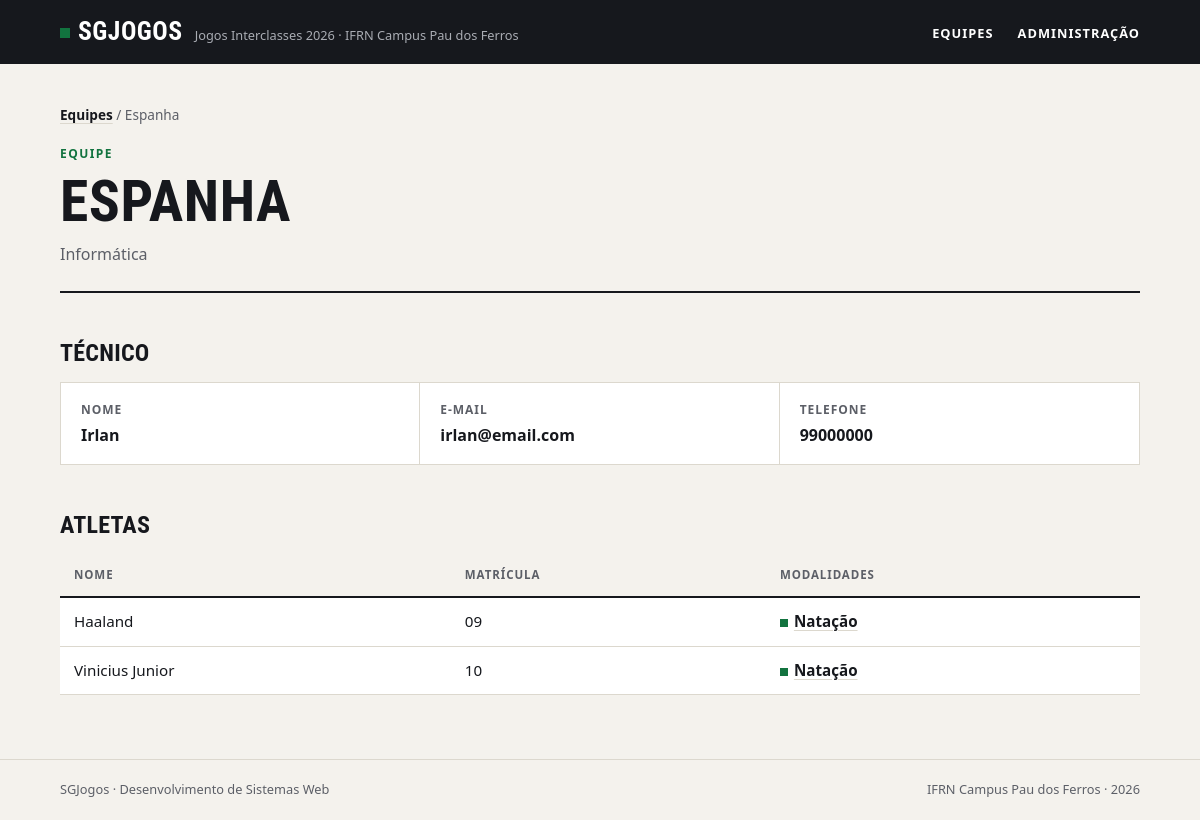
The page /equipes/4/ on the database its author committed.
### jogos/models.py (models this page shows, shortened)
class Equipe(models.Model):
    nome = models.CharField(max_length=50, unique=True)
    curso = models.CharField(max_length=50, unique=True)
    cor = models.CharField(max_length=7)
    criada_em = models.DateTimeField(auto_now_add=True)
    def __str__(self):
        return self.nome
    class Meta:
        ordering = ["nome"]
        verbose_name = "equipe"
        verbose_name_plural = "equipes"

class Tecnico(models.Model):
    nome = models.CharField(max_length=50)
    email = models.EmailField(max_length=254)
    telefone = models.CharField(max_length=50)
    equipe = models.OneToOneField("Equipe", related_name="tecnico", null=True, blank=True, on_delete=models.CASCADE)
    def __str__(self):
        return self.nome
    class Meta:
        ordering = ["nome"]
        verbose_name = "técnico"
        verbose_name_plural = "técnicos"

class Atleta(models.Model):
    nome = models.CharField(max_length=50)
    matricula = models.CharField(max_length=50, unique=True)
    data_nascimento = models.DateField()
    equipe = models.ForeignKey("Equipe", related_name="atletas", null=True, blank=True, on_delete=models.PROTECT)
    modalidades = models.ManyToManyField("Modalidade", related_name="atletas", blank=True)
    class Meta:
        ordering = ["nome"]
        verbose_name = "atleta"
        verbose_name_plural = "atletas"

class Modalidade(models.Model):
    TIPOS = {
        "individual": "Individual",
        "coletiva": "Coletiva"
    }
    nome = models.CharField(max_length=50, unique=True)
    tipo = models.CharField(blank=False, choices=TIPOS)
    max_atletas = models.PositiveIntegerField()
    def __str__(self):
        return self.nome
    class Meta:
        ordering = ["nome"]
        verbose_name = "modalidade"
        verbose_name_plural = "modalidades"

### jogos/views.py (the view)
# urls.py: path('equipes/<int:id>/', views.equipe, name="equipe"),
def equipe(request, id):
    context = {
        "equipe": get_object_or_404(Equipe, pk=id)
    }
    return render(request, "equipe.html", context)

### jogos/templates/equipe.html (shortened to what this page needs)
{% load static %}
<!DOCTYPE html>
<html lang="pt-br">
<head>
    <link rel="stylesheet" href="{% static 'jogos/style.css' %}">
</head>
<body>
    <header class="cabecalho">
        <div class="conteudo">
            <a class="marca" href="{% url 'index' %}">
                <strong>SGJogos</strong>
                <span>Jogos Interclasses 2026 · IFRN Campus Pau dos Ferros</span>
            </a>
            <nav class="menu">
                <ul>
                    <li><a href="{% url 'index' %}">Equipes</a></li>
                    <li><a href="/admin">Administração</a></li>
                </ul>
            </nav>
        </div>
    </header>
    <main class="conteudo">
        <nav class="trilha"><a href="{% url 'index' %}">Equipes</a> / {{equipe}}</nav>
        <header class="topo">
            <span class="sobretitulo">Equipe</span>
            <h1>{{equipe}}</h1>
            <p class="descricao">{{equipe.curso}}</p>
        </header>
        <h2>Técnico</h2>
        {% if equipe.tecnico %}
        <dl class="numeros ficha">
            <div>
                <dt>Nome</dt>
                <dd>{{equipe.tecnico}}</dd>
            </div>
            <div>
                <dt>E-mail</dt>
                <dd>{{equipe.tecnico.email}}</dd>
            </div>
            <div>
                <dt>Telefone</dt>
                <dd>{{equipe.tecnico.telefone}}</dd>
            </div>
        </dl>
        {% else %}
        <p class="aviso">Esta equipe ainda não tem técnico cadastrado.</p>
        {% endif %}
        <h2>Atletas</h2>
        <div class="tabela">
            <table>
                <thead>
                    <tr>
                        <th>Nome</th>
                        <th>Matrícula</th>
                        <th>Modalidades</th>
                    </tr>
                </thead>
                <tbody>
                    {% for atleta in equipe.atletas.all %}
                    <tr>
                        <td>{{atleta.nome}}</td>
                        <td>{{atleta.matricula}}</td>
                        <td>
                            <ul class="modalidades">
                                {% for modalidade in atleta.modalidades.all %}
                                    {% if modalidade.tipo == "individual" %}
                                        <li><a class="individual" href="{% url 'modalidade' modalidade.id %}">{{ modalidade }}</a></li>
                                    {% else %}
                                        <li><a href="{% url 'modalidade' modalidade.id %}">{{ modalidade }}</a></li>
                                    {% endif %}
                                {% endfor %}
                            </ul>
                        </td>
                    </tr>
                    {% empty %}
                    <tr><td class="vazio" colspan="3">Nenhum atleta inscrito.</td></tr>
                    {% endfor %}
                </tbody>
            </table>
        </div>
    </main>
    <footer class="rodape">
        <div class="conteudo">
            <p>SGJogos · Desenvolvimento de Sistemas Web</p>
            <p>IFRN Campus Pau dos Ferros · 2026</p>
        </div>
    </footer>
</body>
</html>

### jogos/static/jogos/style.css (style rules this page uses)
:root { --papel: #f4f2ed; --branco: #ffffff; --tinta: #16181d; --tinta-suave: #5c5f67; --linha: #dcd8ce; --verde: #12733f; --verde-claro: #e2efe6; --fonte-texto: system-ui, -apple-system, "Segoe UI", Roboto, Ubuntu, "Helvetica Neue", Arial, sans-serif; --fonte-titulo: "Bahnschrift SemiCondensed", "Bahnschrift", "Avenir Next Condensed", "Roboto Condensed", "Ubuntu Condensed", "Arial Narrow", var(--fonte-texto); }
*, *::before, *::after { box-sizing: border-box; }
* { margin: 0; padding: 0; }
body { min-height: 100vh; display: flex; flex-direction: column; background: var(--papel); color: var(--tinta); font-family: var(--fonte-texto); font-size: 1rem; line-height: 1.55; -webkit-font-smoothing: antialiased; }
a { color: inherit; }
ul { list-style: none; }
h1, h2, h3 { font-family: var(--fonte-titulo); font-stretch: condensed; font-weight: 700; line-height: 1.05; text-transform: uppercase; letter-spacing: 0.01em; }
.conteudo { width: 100%; max-width: 1120px; margin: 0 auto; padding: 0 20px; }
.cabecalho { background: var(--tinta); color: var(--branco); }
.cabecalho .conteudo { display: flex; align-items: center; justify-content: space-between; gap: 16px; min-height: 64px; }
.marca { display: flex; align-items: baseline; gap: 12px; text-decoration: none; }
.marca strong { font-family: var(--fonte-titulo); font-stretch: condensed; font-size: 1.6rem; letter-spacing: 0.02em; text-transform: uppercase; }
.marca strong::before { content: ""; display: inline-block; width: 10px; height: 10px; margin-right: 8px; background: var(--verde); transform: translateY(-2px); }
.marca span { color: #a9acb3; font-size: 0.8rem; }
.menu ul { display: flex; gap: 24px; }
.menu a { font-size: 0.8rem; font-weight: 600; letter-spacing: 0.08em; text-transform: uppercase; text-decoration: none; padding: 6px 0; border-bottom: 2px solid transparent; }
main.conteudo { flex: 1; padding-top: 40px; padding-bottom: 64px; }
.topo { padding-bottom: 24px; margin-bottom: 32px; border-bottom: 2px solid var(--tinta); }
.sobretitulo { display: block; margin-bottom: 8px; color: var(--verde); font-size: 0.75rem; font-weight: 700; letter-spacing: 0.12em; text-transform: uppercase; }
h1 { font-size: clamp(2.2rem, 6vw, 3.6rem); }
.descricao { max-width: 60ch; margin-top: 10px; color: var(--tinta-suave); }
h2 { margin: 48px 0 16px; font-size: 1.5rem; }
.trilha { margin-bottom: 20px; color: var(--tinta-suave); font-size: 0.85rem; }
.trilha a { color: var(--tinta); font-weight: 600; text-decoration-color: var(--linha); text-underline-offset: 3px; }
.numeros { display: grid; grid-template-columns: repeat(auto-fit, minmax(180px, 1fr)); border: 1px solid var(--linha); background: var(--branco); }
.numeros div { padding: 18px 20px; border-right: 1px solid var(--linha); }
.numeros div:last-child { border-right: none; }
.numeros dt { color: var(--tinta-suave); font-size: 0.75rem; font-weight: 700; letter-spacing: 0.08em; text-transform: uppercase; }
.numeros dd { margin-top: 4px; font-family: var(--fonte-titulo); font-stretch: condensed; font-size: 1.6rem; font-weight: 700; line-height: 1.15; font-variant-numeric: tabular-nums; overflow-wrap: anywhere; }
.tabela { overflow-x: auto; }
table { width: 100%; border-collapse: collapse; background: var(--branco); font-size: 0.95rem; font-variant-numeric: tabular-nums; }
th, td { padding: 12px 14px; border-bottom: 1px solid var(--linha); text-align: left; vertical-align: top; }
th { border-bottom: 2px solid var(--tinta); background: var(--papel); color: var(--tinta-suave); font-size: 0.72rem; font-weight: 700; letter-spacing: 0.08em; text-transform: uppercase; }
td a { font-weight: 600; text-decoration-color: var(--linha); text-underline-offset: 3px; }
.modalidades { display: flex; flex-wrap: wrap; gap: 4px 16px; }
.modalidades a::before { content: ""; display: inline-block; width: 8px; height: 8px; margin-right: 6px; background: var(--verde); }
.rodape { border-top: 1px solid var(--linha); color: var(--tinta-suave); font-size: 0.8rem; }
.rodape .conteudo { display: flex; flex-wrap: wrap; justify-content: space-between; gap: 8px; padding-top: 20px; padding-bottom: 20px; }
.numeros.ficha dd { font-family: var(--fonte-texto); font-stretch: normal; font-size: 1rem; font-weight: 600; line-height: 1.4; }

### rows shown on the page
Equipe: nome "Espanha", nome "ESPANHA", curso "Informática", tecnico "Irlan", tecnico.email "irlan@email.com", tecnico.telefone "99000000"
Atleta: nome "Haaland", matricula "09"
Modalidade: nome "Natação"
Atleta: nome "Vinicius Junior", matricula "10"
